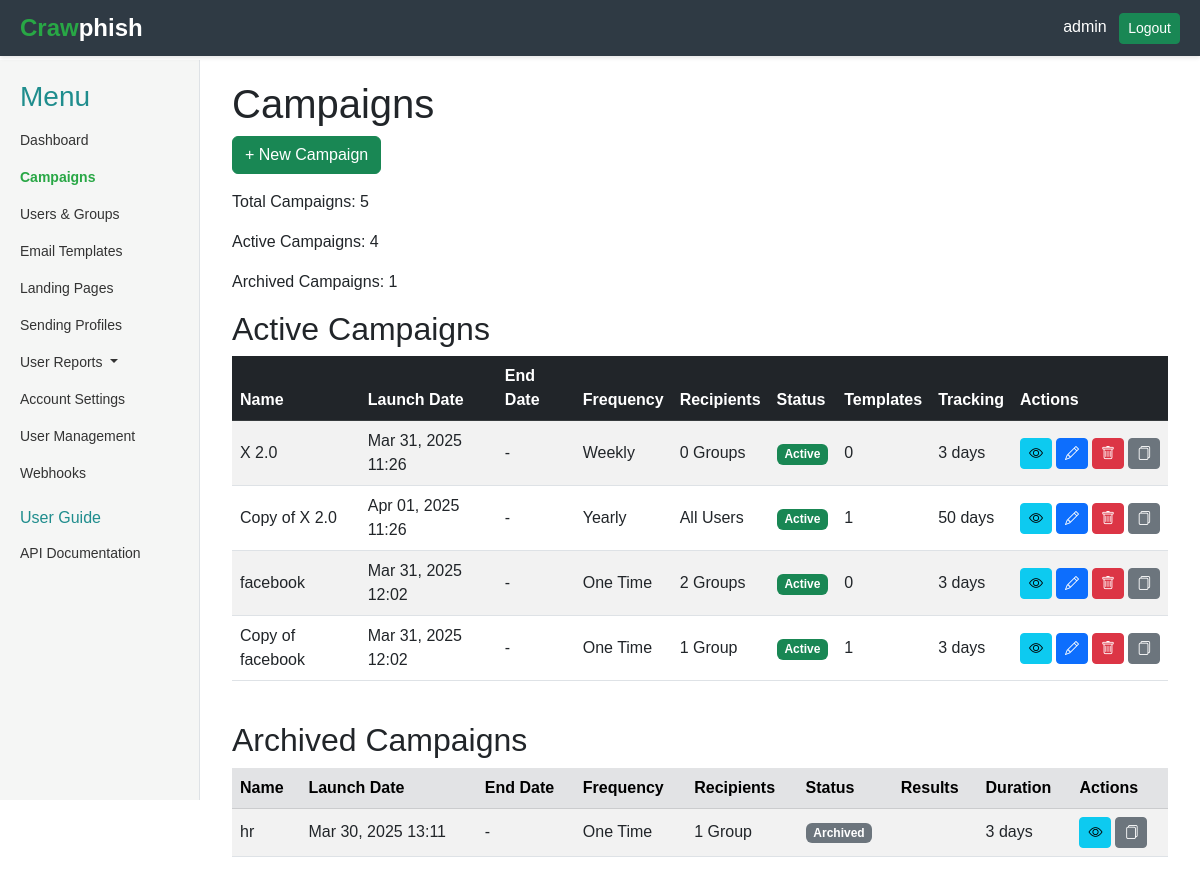
Before: /campaigns/ (signed in) with the older database file.
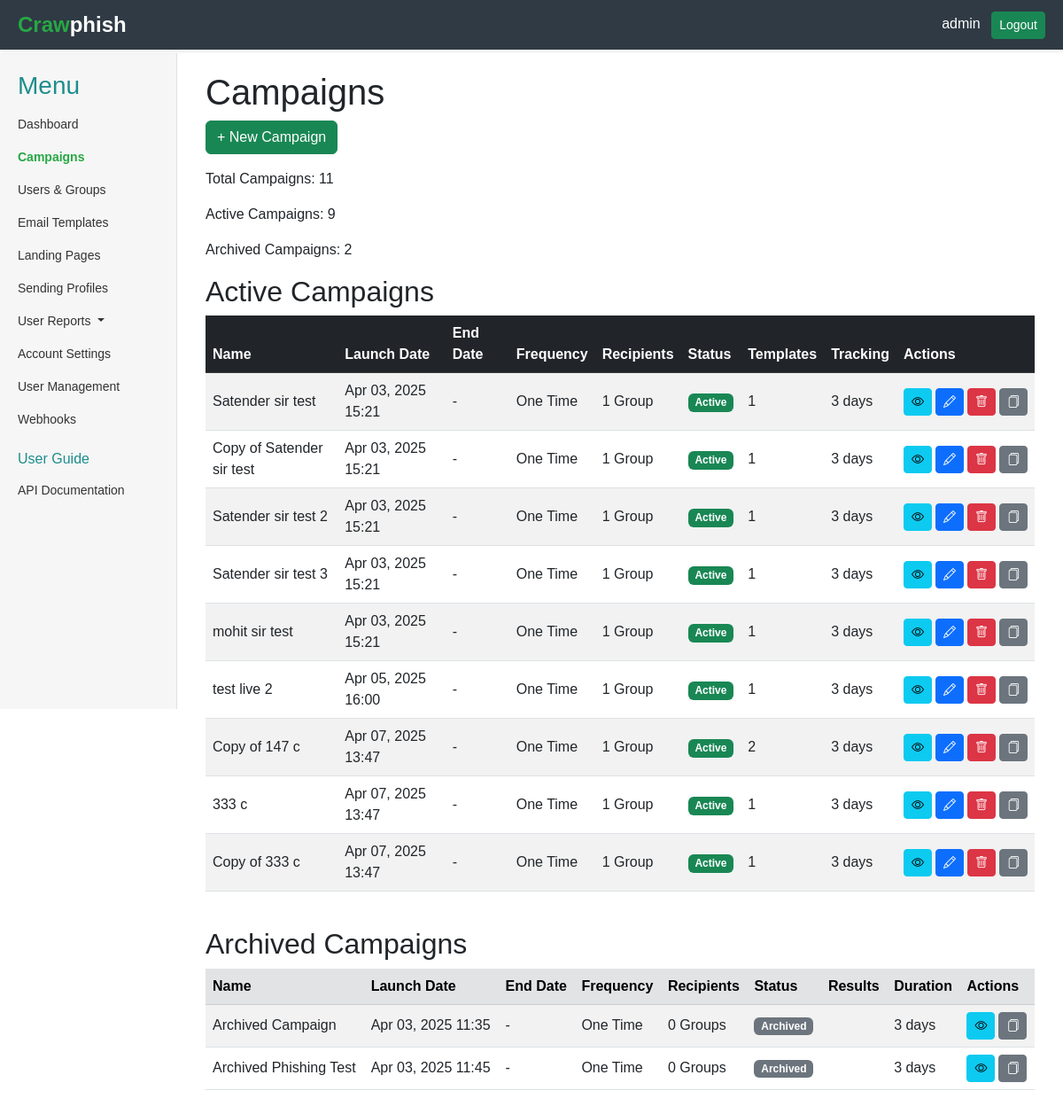
After: the same page with the newer database file.
### core/models.py (models this page shows, shortened)
class Campaign(models.Model):
    STATUS_CHOICES = (
        ('active', 'Active'),
        ('archived', 'Archived'),
    )
    FREQUENCY_CHOICES = (
        ('one_time', 'One Time'),
        ('weekly', 'Weekly'),
        ('biweekly', 'Biweekly'),
        ('monthly', 'Monthly'),
        ('quarterly', 'Quarterly'),
        ('yearly', 'Yearly'),
    )
    SENDING_PERIOD_CHOICES = (
        ('immediate', 'Immediate'),
        ('over_period', 'Over a Period'),
    )
    name = models.CharField(max_length=100)
    campaign_group = models.ForeignKey(CampaignGroup, on_delete=models.SET_NULL, null=True, blank=True)
    url = models.URLField()
    launch_date = models.DateTimeField(default=timezone.now)
    end_date = models.DateTimeField(null=True, blank=True)
    sending_profile = models.ForeignKey('SendingProfile', on_delete=models.CASCADE)
    groups = models.ManyToManyField('Group', blank=True)
    status = models.CharField(max_length=10, choices=STATUS_CHOICES, default='active')
    send_to_all_users = models.BooleanField(
        default=False,
        help_text="If checked, sends to all ExternalUsers; if unchecked, sends to selected groups"
    )
    frequency = models.CharField(
        max_length=20,
        choices=FREQUENCY_CHOICES,
        default='one_time',
        help_text="How often the campaign should run"
    )
    sending_period_type = models.CharField(
        max_length=20,
        choices=SENDING_PERIOD_CHOICES,
        default='immediate',
        help_text="Whether emails are sent all at once or spread out"
    )
    sending_period_days = models.PositiveIntegerField(
        null=True,
        blank=True,
        help_text="Number of days to spread sending if 'Over a Period' is selected"
    )
    track_activity_duration = models.PositiveIntegerField(
        default=3,
        help_text="Number of days to track user activity after the campaign ends"
    )
    track_replied_emails = models.BooleanField(
        default=False,
        help_text="Track if users reply to the phishing email"
    )
    email_templates = models.ManyToManyField(
        'EmailTemplate',
        help_text="Multiple email templates to choose from during the campaign"
    )
    landing_pages = models.ManyToManyField(
        'LandingPage',
        help_text="Multiple landing pages to show after a click"
    )
    clicker_groups = models.ManyToManyField(
        'ClickerGroup',
        blank=True,
        help_text="Groups to add users who click links"
    )
    submitter_groups = models.ManyToManyField(
        'SubmitterGroup',
        blank=True,
        help_text="Groups to add users who enter passwords"
    )
    send_report_after_end = models.BooleanField(
        default=False,
        help_text="Send an email report when the campaign ends"
    )
    hide_from_dashboard = models.BooleanField(
        default=False,
        help_text="Hide campaign data from the dashboard"
    )

### core/views.py (the view)
# urls.py: path('campaigns/', views.CampaignListView.as_view(), name='campaigns'),
class CampaignListView(LoginRequiredMixin, ListView):
    model = Campaign
    template_name = 'core/campaigns.html'
    context_object_name = 'campaigns'
    def get_context_data(self, **kwargs):
        context = super().get_context_data(**kwargs)
        context['active_campaigns'] = Campaign.objects.filter(status='active')
        context['archived_campaigns'] = Campaign.objects.filter(status='archived')
        return context

### core/templates/core/campaigns.html (shortened to what the changed rows need)
{% extends 'core/base.html' %}
{% block content %}
<div class="container">
    <h1>Campaigns</h1>
    <a href="{% url 'core:campaign_create' %}" class="btn btn-success mb-3" data-bs-toggle="tooltip" title="Create a new phishing campaign">+ New Campaign</a>
    <p>Total Campaigns: {{ campaigns|length }}</p>
    <p>Active Campaigns: {{ active_campaigns|length}}</p>
    <p>Archived Campaigns: {{archived_campaigns|length}}</p>
    {% if active_campaigns %}
        <h2>Active Campaigns</h2>
        <div class="table-responsive">
            <table class="table table-striped table-hover align-middle">
                <thead class="table-dark">
                    <tr>
                        <th>Name</th>
                        <th>Launch Date</th>
                        <th>End Date</th>
                        <th>Frequency</th>
                        <th>Recipients</th>
                        <th>Status</th>
                        <th>Templates</th>
                        <th>Tracking</th>
                        <th>Actions</th>
                    </tr>
                </thead>
                <tbody>
                    {% for campaign in active_campaigns %}
                        <tr>
                            <td>{{ campaign.name }}</td>
                            <td>{{ campaign.launch_date|date:"M d, Y H:i" }}</td>
                            <td>{{ campaign.end_date|date:"M d, Y H:i"|default:"-" }}</td>
                            <td>{{ campaign.get_frequency_display }}</td>
                            <td>
                                {% if campaign.send_to_all_users %}
                                    All Users
                                {% else %}
                                    {{ campaign.groups.count }} Group{{ campaign.groups.count|pluralize }}
                                {% endif %}
                            </td>
                            <td><span class="badge bg-success">{{ campaign.get_status_display }}</span></td>
                            <td>{{ campaign.email_templates.count }}</td>
                            <td>{{ campaign.track_activity_duration }} days</td>
                            <td>
                                <div class="d-flex gap-1">
                                    <a href="{% url 'core:campaign_detail' campaign.pk %}" class="btn btn-info btn-sm" data-bs-toggle="tooltip" title="View details">
                                        <i class="bi bi-eye"></i>
                                    </a>
                                    <a href="{% url 'core:campaign_edit' campaign.pk %}" class="btn btn-primary btn-sm" data-bs-toggle="tooltip" title="Edit">
                                        <i class="bi bi-pencil"></i>
                                    </a>
                                    <form action="{% url 'core:campaign_delete' campaign.pk %}" method="post">
                                        <button type="submit" class="btn btn-danger btn-sm" data-bs-toggle="tooltip" title="Delete" onclick="return confirm('Delete {{ campaign.name }}?')">
                                            <i class="bi bi-trash"></i>
                                        </button>
                                    </form>
                                    <a href="{% url 'core:campaign_copy' campaign.pk %}" class="btn btn-secondary btn-sm" data-bs-toggle="tooltip" title="Duplicate">
                                        <i class="bi bi-files"></i>
                                    </a>
                                </div>
                            </td>
                        </tr>
                    {% endfor %}
                </tbody>
            </table>
        </div>
    {% else %}
        <div class="alert alert-info">No active campaigns found.</div>
    {% endif %}
    {% if archived_campaigns %}
        <h2 class="mt-4">Archived Campaigns</h2>
        <div class="table-responsive">
            <table class="table table-striped table-hover align-middle">
                <thead class="table-secondary">
                    <tr>
                        <th>Name</th>
                        <th>Launch Date</th>
                        <th>End Date</th>
                        <th>Frequency</th>
                        <th>Recipients</th>
                        <th>Status</th>
                        <th>Results</th>
                        <th>Duration</th>
                        <th>Actions</th>
                    </tr>
                </thead>
                <tbody>
                    {% for campaign in archived_campaigns %}
                        <tr>
                            <td>{{ campaign.name }}</td>
                            <td>{{ campaign.launch_date|date:"M d, Y H:i" }}</td>
                            <td>{{ campaign.end_date|date:"M d, Y H:i"|default:"-" }}</td>
                            <td>{{ campaign.get_frequency_display }}</td>
                            <td>
                                {% if campaign.send_to_all_users %}
                                    All Users
                                {% else %}
                                    {{ campaign.groups.count }} Group{{ campaign.groups.count|pluralize }}
                                {% endif %}
                            </td>
                            <td><span class="badge bg-secondary">{{ campaign.get_status_display }}</span></td>
                            <td>
                            </td>
                            <td>{{ campaign.track_activity_duration }} days</td>
                            <td>
                                <div class="d-flex gap-1">
                                    <a href="{% url 'core:campaign_detail' campaign.pk %}" class="btn btn-info btn-sm">
                                        <i class="bi bi-eye"></i>
                                    </a>
                                    <a href="{% url 'core:campaign_copy' campaign.pk %}" class="btn btn-secondary btn-sm">
                                        <i class="bi bi-files"></i>
                                    </a>
                                </div>
                            </td>
                        </tr>
                    {% endfor %}
                </tbody>
            </table>
        </div>
    {% else %}
        <div class="alert alert-info mt-4">No archived campaigns found.</div>
    {% endif %}
</div>
{% endblock %}

Changed rows visible on the page:
removed Campaign: name "X 2.0", launch_date "Mar 31, 2025 11:26", end_date "-", frequency "Weekly", groups.count "0", status "Active", email_templates.count "0", track_activity_duration "3", shown under "Active Campaigns"
removed Campaign: name "Copy of X 2.0", launch_date "Apr 01, 2025 11:26", end_date "-", frequency "Yearly", send_to_all_users "All Users", status "Active", email_templates.count "1", track_activity_duration "50", shown under "Active Campaigns"
removed Campaign: name "facebook", launch_date "Mar 31, 2025 12:02", end_date "-", frequency "One Time", groups.count "2", status "Active", email_templates.count "0", track_activity_duration "3", shown under "Active Campaigns"
removed Campaign: name "Copy of facebook", launch_date "Mar 31, 2025 12:02", end_date "-", frequency "One Time", groups.count "1", status "Active", email_templates.count "1", track_activity_duration "3", shown under "Active Campaigns"
removed Campaign: name "hr", launch_date "Mar 30, 2025 13:11", end_date "-", frequency "One Time", groups.count "1", status "Archived", track_activity_duration "3", shown under "Archived Campaigns"
added Campaign: name "Satender sir test", launch_date "Apr 03, 2025 15:21", end_date "-", frequency "One Time", groups.count "1", status "Active", email_templates.count "1", track_activity_duration "3", shown under "Active Campaigns"
added Campaign: name "Copy of Satender sir test", launch_date "Apr 03, 2025 15:21", end_date "-", frequency "One Time", groups.count "1", status "Active", email_templates.count "1", track_activity_duration "3", shown under "Active Campaigns"
added Campaign: name "Satender sir test 2", launch_date "Apr 03, 2025 15:21", end_date "-", frequency "One Time", groups.count "1", status "Active", email_templates.count "1", track_activity_duration "3", shown under "Active Campaigns"
added Campaign: name "Satender sir test 3", launch_date "Apr 03, 2025 15:21", end_date "-", frequency "One Time", groups.count "1", status "Active", email_templates.count "1", track_activity_duration "3", shown under "Active Campaigns"
added Campaign: name "mohit sir test", launch_date "Apr 03, 2025 15:21", end_date "-", frequency "One Time", groups.count "1", status "Active", email_templates.count "1", track_activity_duration "3", shown under "Active Campaigns"
added Campaign: name "test live 2", launch_date "Apr 05, 2025 16:00", end_date "-", frequency "One Time", groups.count "1", status "Active", email_templates.count "1", track_activity_duration "3", shown under "Active Campaigns"
added Campaign: name "Copy of 147 c", launch_date "Apr 07, 2025 13:47", end_date "-", frequency "One Time", groups.count "1", status "Active", email_templates.count "2", track_activity_duration "3", shown under "Active Campaigns"
added Campaign: name "333 c", launch_date "Apr 07, 2025 13:47", end_date "-", frequency "One Time", groups.count "1", status "Active", email_templates.count "1", track_activity_duration "3", shown under "Active Campaigns"
added Campaign: name "Copy of 333 c", launch_date "Apr 07, 2025 13:47", end_date "-", frequency "One Time", groups.count "1", status "Active", email_templates.count "1", track_activity_duration "3", shown under "Active Campaigns"
added Campaign: name "Archived Campaign", launch_date "Apr 03, 2025 11:35", end_date "-", frequency "One Time", groups.count "0", status "Archived", track_activity_duration "3", shown under "Archived Campaigns"
added Campaign: name "Archived Phishing Test", launch_date "Apr 03, 2025 11:45", end_date "-", frequency "One Time", groups.count "0", status "Archived", track_activity_duration "3", shown under "Archived Campaigns"
Other visible differences:
{{ campaigns|length }}: "5" → "11"
{{ active_campaigns|length }}: "4" → "9"
{{ archived_campaigns|length }}: "1" → "2"
